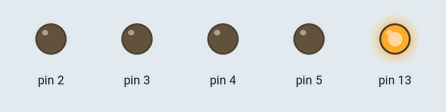
This sketch was run on a simulated Arduino Uno, built with avr-gcc and run on an emulated ATmega328P. Parts: output pins drawn as LEDs (lit = HIGH).

Above: at 0.5 s.
At 3.8 s:
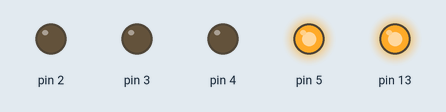
At 4.9 s:
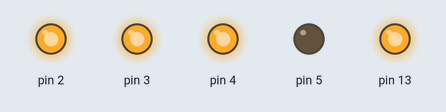
At 7.1 s:
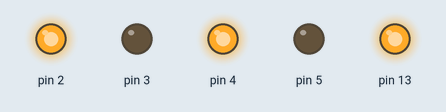
At 10.4 s:
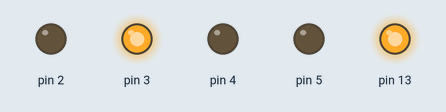
At 13.7 s:
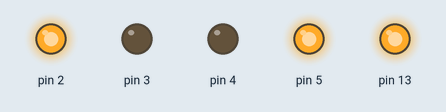
Timing chart, 0 to 14.3 s (numbered marks = the images above):
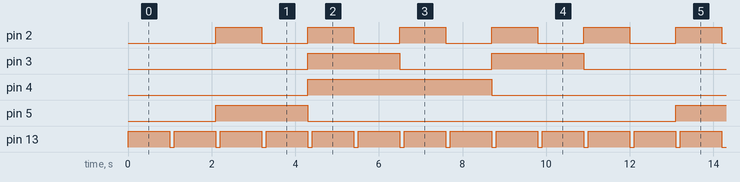

The sketch:

FSM.ino
```cpp
#include <Arduino.h>

int Z=0,Y=0,X=0,W=0;
int D,C,B,A;

void disp_7447(int D,int C,int B, int A)
{
  digitalWrite(2, W); //LSB
  digitalWrite(3, X);
  digitalWrite(4, Y);
  digitalWrite(5, Z); //MSB
}

void setup() {

pinMode(2, OUTPUT);
pinMode(3, OUTPUT);
pinMode(4, OUTPUT);
pinMode(5, OUTPUT);
pinMode(6, INPUT);
pinMode(7, INPUT);
pinMode(8, INPUT);
pinMode(9, INPUT);
pinMode(13, OUTPUT);

}

void loop() {

digitalWrite(13, HIGH);
delay(1000);

disp_7447(D,C,B,A);

A = (!W);
B = (!W&&!X&&Y)||(W&&X) || (!W&&Z);
C = (!W&&Z)||(X&&Y)||(W&&Y);
D = (!W&&!X&&!Y&&!Z)||(W&&Z);

W = A;
X = B;
Y = C;
Z = D;

digitalWrite(13, LOW);
delay(100);
}
```

Measured:
- by itself, pin 2: alternates HIGH for 1.1 s and LOW for 1.1 s
- by itself, pin 3: repeats every 11.0 s: LOW 2.2 s, HIGH 2.2 s, LOW 4.4 s, HIGH 2.2 s
- by itself, pin 4: alternates HIGH for 4.4 s and LOW for 6.6 s
- by itself, pin 5: alternates HIGH for 2.2 s and LOW for 8.8 s
- by itself, pin 13: alternates HIGH for 1.0 s and LOW for 0.10 s
